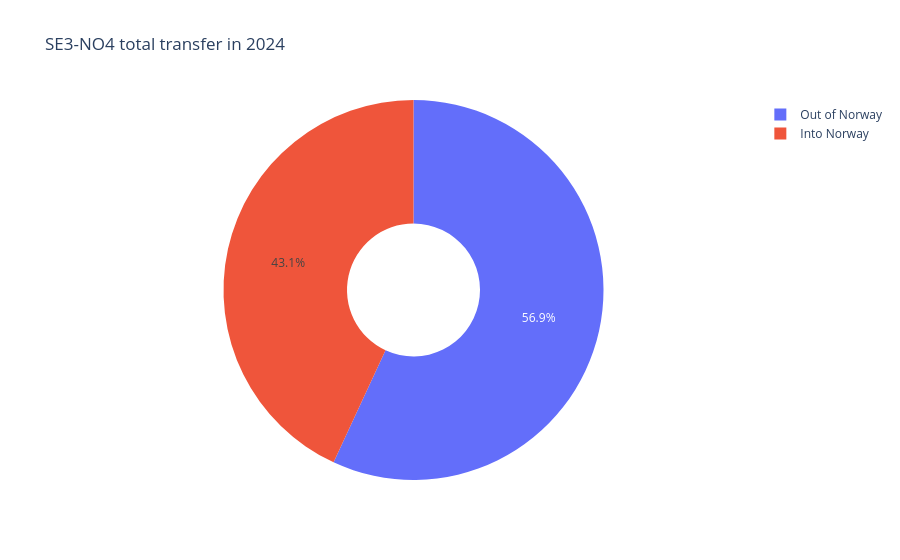

The code cell stored with this chart in its notebook:
### Markdown cell above
## Annual import and export pie chart

The assignment requires a pie chart for one year and one chosen connection. The two slices represent electricity transferred into Norway and electricity transferred out of Norway.

### Code cell
# Select the main connection and the first available year for the pie chart.
chosen_connection = "SE3-NO4"
chosen_year = int(monthly_flows[monthly_flows["connection"] == chosen_connection]["year"].min())

# Keep only the selected connection and year.
chosen_data = monthly_flows[
    (monthly_flows["connection"] == chosen_connection)
    & (monthly_flows["year"] == chosen_year)
]

# Create a pie chart comparing the two transfer directions.
fig_pie = px.pie(
    chosen_data,
    names="direction",
    values="total_energy_mwh",
    title=f"{chosen_connection} total transfer in {chosen_year}",
    hole=0.35,
)
fig_pie

### Figure 1 — Plotly figure (JSON) as saved in the notebook; plotly's stock layout.template omitted (floating-point values rounded to 4 significant figures)
{"data": [{"domain": {"x": [0, 1], "y": [0, 1]}, "hole": 0.35, "hovertemplate": "direction=%{label}<br>total_energy_mwh=%{value}<extra></extra>", "labels": ["Into Norway", "Out of Norway", "Into Norway", "Out of Norway", "Into Norway", "Out of Norway"], "legendgroup": "", "name": "", "showlegend": true, "type": "pie", "values": [8056.0, 65160.0, 101700.0, 85950.0, 98110.0, 123500.0]}], "layout": {"legend": {"tracegroupgap": 0}, "title": {"text": "SE3-NO4 total transfer in 2024"}}}
